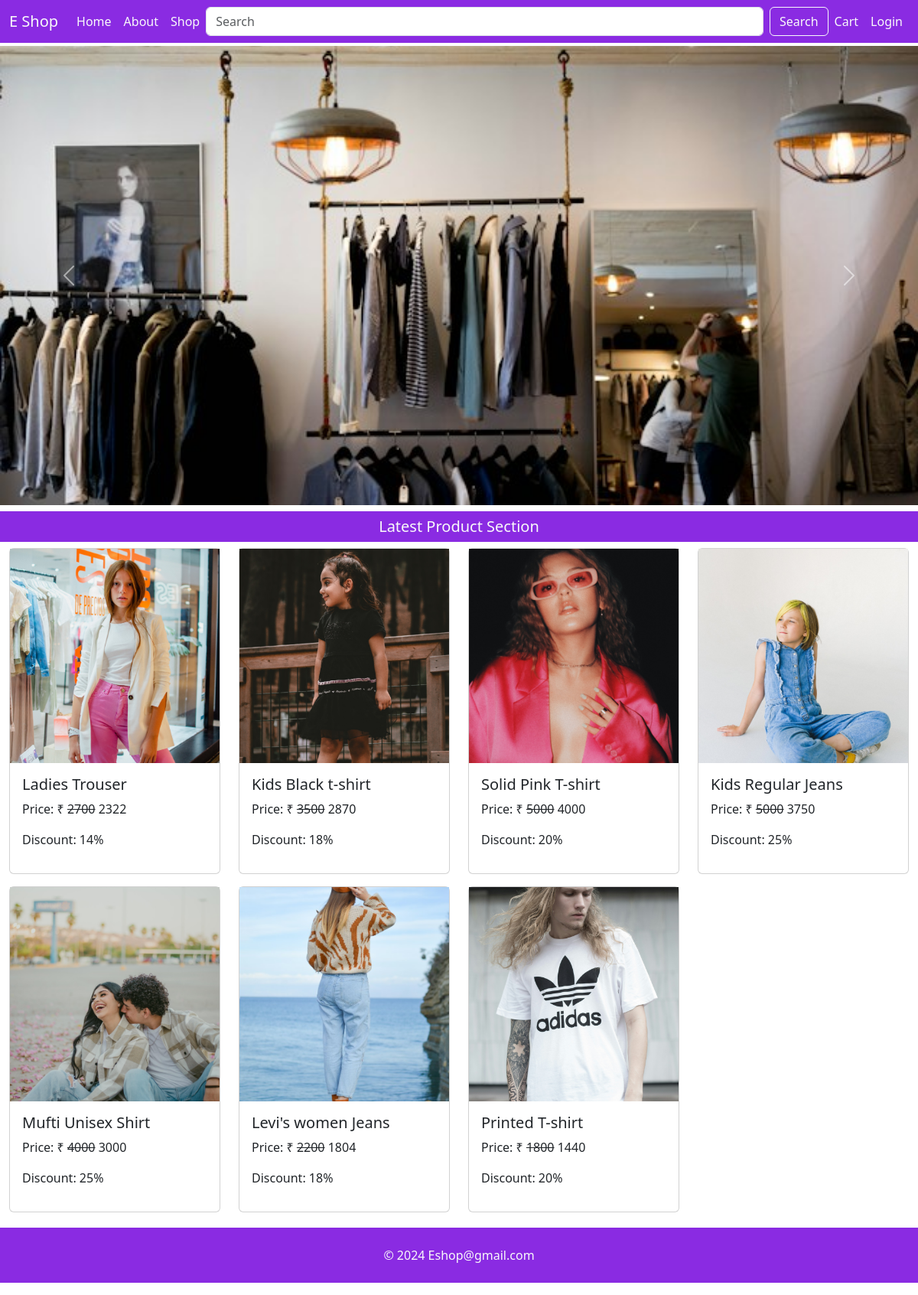
The page / on the database its author committed.
### MainApp/models.py (models this page shows, shortened)
class Product(models.Model):
    id = models.AutoField(primary_key=True)
    name = models.CharField(max_length=100)
    maincategory = models.ForeignKey(Maincategory , on_delete=models.CASCADE)
    subcategory = models.ForeignKey(Subcategory , on_delete=models.CASCADE)
    brand = models.ForeignKey(Brand , on_delete=models.CASCADE)
    seller = models.ForeignKey(Seller, on_delete=models.CASCADE , default=None)
    baseprice = models.IntegerField()
    discount = models.IntegerField()
    finalprice = models.IntegerField()
    size = models.CharField(max_length=100)
    color = models.CharField(max_length=100)
    description = models.TextField()
    stock = models.CharField(max_length=20 , default='In Stock')
    pic1 = models.ImageField(upload_to='images')
    pic2 = models.ImageField(upload_to='images', default=None , null=True, blank=True)
    pic3 = models.ImageField(upload_to='images', default=None , null=True, blank=True)

### MainApp/views.py (the view)
# urls.py: path('', home),
def home(request):
    product = Product.objects.all()
    product = product[::-1]
    context = {"title":"E shop","product": product}
    return render(request, 'home.html',context)

### MainApp/templates/home.html (shortened to what this page needs)
{% extends 'base.html' %}
{% load static %}
{% block start %}
<div id="carouselExampleFade" class="carousel slide carousel-fade mt-1">
  <div class="carousel-inner">
    <div class="carousel-item active">
      <img src="{% static 'images/4.jpg' %}" class="d-block w-100" alt="..." style="height: 600px; object-fit: cover;">
    </div>
  </div>
  <button class="carousel-control-prev" type="button" data-bs-target="#carouselExampleFade" data-bs-slide="prev">
    <span class="carousel-control-prev-icon" aria-hidden="true"></span>
  </button>
  <button class="carousel-control-next" type="button" data-bs-target="#carouselExampleFade" data-bs-slide="next">
    <span class="carousel-control-next-icon" aria-hidden="true"></span>
  </button>
</div>
<h5 class="mt-2 p-2 text-center text-light background">Latest Product Section</h5>
<div class="container-fluid">
  <div class="row">
    {% for i in product %}
    <div class="col-lg-3 col-md-4 col-sm-6 col-12 mb-3">
      <div class="card">
        {% if i.pic1 %}
        <a href="/single-product/{{i.id}}/">
          <img src="{{i.pic1.url}}" alt="" width="100%" style="height: 280px; object-fit: cover;">
        </a>
        {% else %}
        <a href="/single-product/{{i.id}}/">
          <img src="{% static 'images/noimageu.png' %}" alt="" width="100%" style="height: 280px; object-fit: cover;">
        </a>
        {% endif %}
        <div class="card-body">
          <h5 class="card-title">{{i.name}}</h5>
          <p>Price: &#8377; <del> {{i.baseprice}}</del> {{i.finalprice}}</p>
          <p>Discount: {{i.discount}}%</p>
        </div>
      </div>
    </div>
    {% endfor %}
  </div>
</div>
{% endblock %}

### MainApp/templates/base.html (shortened to what this page needs)
{% load static %}
<!doctype html>
<html lang="en">
<head>
    <link rel="stylesheet" href="{% static 'css/Style.css' %}">
    <link href="https://cdn.jsdelivr.net/npm/bootstrap@5.3.2/dist/css/bootstrap.min.css" rel="stylesheet"
>
</head>
<body>
    <nav class="navbar navbar-expand-lg navbar-light background">
        <div class="container-fluid">
            <a class="navbar-brand text-light" href="/">E Shop</a>
            <div class="collapse navbar-collapse" id="navbarSupportedContent">
                <ul class="navbar-nav me-auto mb-2 mb-lg-0">
                    <li class="nav-item">
                        <a class="nav-link text-light active" aria-current="page" href="/">Home</a>
                    </li>
                    <li class="nav-item">
                        <a class="nav-link text-light" href="#">About</a>
                    </li>
                    <li class="nav-item">
                        <a class="nav-link text-light" href="/shop/all/all/all/">Shop</a>
                    </li>
                </ul>
                <form class="d-flex w-100">
                    <input class="form-control me-2" type="search" placeholder="Search" aria-label="Search">
                    <button class="btn btn-outline-light" type="submit">Search</button>
                </form>
                <ul class="navbar-nav me-auto mb-2 mb-lg-0">
                    <li class="nav-item">
                        <a class="nav-link text-light" href="/cart/">Cart</a>
                    </li>
                    {% if request.user.is_authenticated %}
                    <li class="nav-item dropdown">
                        <a class="nav-link text-light dropdown-toggle" href="#" id="navbarDropdown" role="button"
                            data-bs-toggle="dropdown" aria-expanded="false">
                            {{request.user}}
                        </a>
                        <ul class="dropdown-menu" aria-labelledby="navbarDropdown">
                            <li><a class="dropdown-item" href="/profile/">Profile</a></li>
                            <li><a class="dropdown-item" href="/logout/">Logout</a></li>
                        </ul>
                    </li>
                    {% else %}
                    <li class="nav-item">
                        <a class="nav-link text-light" href="/login/">Login</a>
                    </li>
                    {% endif %}
                </ul>
            </div>
        </div>
    </nav>
    {% block start %}
    {% endblock %}
    <footer>
        <p class="text-center text-light background mt-1 p-4">&copy; 2024 Eshop@gmail.com</p>
    </footer>
</body>
</html>

### MainApp/static/css/Style.css (style rules this page uses)
.background { background-color: blueviolet; }

### rows shown on the page
Product: pic1 (picture), name "Ladies Trouser", baseprice "2700", finalprice "2322", discount "14"
Product: pic1 (picture), name "Kids Black t-shirt", baseprice "3500", finalprice "2870", discount "18"
Product: pic1 (picture), name "Solid Pink T-shirt", baseprice "5000", finalprice "4000", discount "20"
Product: pic1 (picture), name "Kids Regular Jeans", baseprice "5000", finalprice "3750", discount "25"
Product: pic1 (picture), name "Mufti Unisex Shirt", baseprice "4000", finalprice "3000", discount "25"
Product: pic1 (picture), name "Levi's women Jeans", baseprice "2200", finalprice "1804", discount "18"
Product: pic1 (picture), name "Printed T-shirt", baseprice "1800", finalprice "1440", discount "20"
